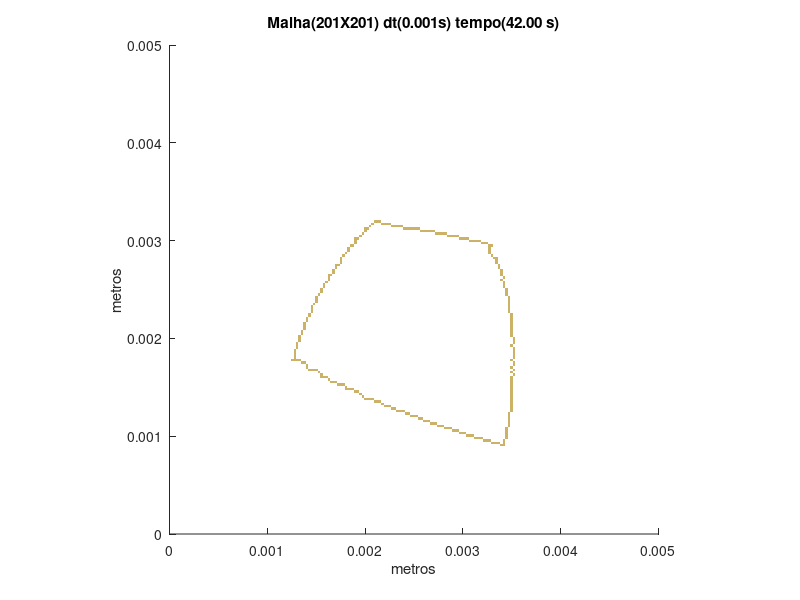

MATLAB code for this plot:
set (gca,'PlotBoxAspectRatio',[1 1 1],'Xlim',[0,0.005],'Ylim',[0,0.005])
hold on
title('Malha(201X201) dt(0.001s) tempo(42.00 s)')
hold on
ylabel('metros')
hold on
xlabel('metros')
hold on

fill([0.00338308457711443 0.00338308457711443 0.00340796019900498 0.00340796019900498],[0.000895522388059702 0.000920398009950249 0.000920398009950249 0.000895522388059702],[0.8,0.7,0.4],'LineStyle','none')

fill([0.00340796019900498 0.00340796019900498 0.00343283582089552 0.00343283582089552],[0.000895522388059702 0.000920398009950249 0.000920398009950249 0.000895522388059702],[0.8,0.7,0.4],'LineStyle','none')

fill([0.00328358208955224 0.00328358208955224 0.00330845771144279 0.00330845771144279],[0.000920398009950249 0.000945273631840796 0.000945273631840796 0.000920398009950249],[0.8,0.7,0.4],'LineStyle','none')

fill([0.00330845771144279 0.00330845771144279 0.00333333333333333 0.00333333333333333],[0.000920398009950249 0.000945273631840796 0.000945273631840796 0.000920398009950249],[0.8,0.7,0.4],'LineStyle','none')

fill([0.00333333333333333 0.00333333333333333 0.00335820895522388 0.00335820895522388],[0.000920398009950249 0.000945273631840796 0.000945273631840796 0.000920398009950249],[0.8,0.7,0.4],'LineStyle','none')

fill([0.00335820895522388 0.00335820895522388 0.00338308457711443 0.00338308457711443],[0.000920398009950249 0.000945273631840796 0.000945273631840796 0.000920398009950249],[0.8,0.7,0.4],'LineStyle','none')

fill([0.00340796019900498 0.00340796019900498 0.00343283582089552 0.00343283582089552],[0.000920398009950249 0.000945273631840796 0.000945273631840796 0.000920398009950249],[0.8,0.7,0.4],'LineStyle','none')

fill([0.0032089552238806 0.0032089552238806 0.00323383084577114 0.00323383084577114],[0.000945273631840796 0.000970149253731343 0.000970149253731343 0.000945273631840796],[0.8,0.7,0.4],'LineStyle','none')

fill([0.00323383084577114 0.00323383084577114 0.00325870646766169 0.00325870646766169],[0.000945273631840796 0.000970149253731343 0.000970149253731343 0.000945273631840796],[0.8,0.7,0.4],'LineStyle','none')

fill([0.00325870646766169 0.00325870646766169 0.00328358208955224 0.00328358208955224],[0.000945273631840796 0.000970149253731343 0.000970149253731343 0.000945273631840796],[0.8,0.7,0.4],'LineStyle','none')

fill([0.00340796019900498 0.00340796019900498 0.00343283582089552 0.00343283582089552],[0.000945273631840796 0.000970149253731343 0.000970149253731343 0.000945273631840796],[0.8,0.7,0.4],'LineStyle','none')

fill([0.00310945273631841 0.00310945273631841 0.00313432835820896 0.00313432835820896],[0.000970149253731343 0.00099502487562189 0.00099502487562189 0.000970149253731343],[0.8,0.7,0.4],'LineStyle','none')

fill([0.00313432835820896 0.00313432835820896 0.0031592039800995 0.0031592039800995],[0.000970149253731343 0.00099502487562189 0.00099502487562189 0.000970149253731343],[0.8,0.7,0.4],'LineStyle','none')

fill([0.0031592039800995 0.0031592039800995 0.00318407960199005 0.00318407960199005],[0.000970149253731343 0.00099502487562189 0.00099502487562189 0.000970149253731343],[0.8,0.7,0.4],'LineStyle','none')

fill([0.00318407960199005 0.00318407960199005 0.0032089552238806 0.0032089552238806],[0.000970149253731343 0.00099502487562189 0.00099502487562189 0.000970149253731343],[0.8,0.7,0.4],'LineStyle','none')

fill([0.00343283582089552 0.00343283582089552 0.00345771144278607 0.00345771144278607],[0.000970149253731343 0.00099502487562189 0.00099502487562189 0.000970149253731343],[0.8,0.7,0.4],'LineStyle','none')

fill([0.00303482587064677 0.00303482587064677 0.00305970149253731 0.00305970149253731],[0.00099502487562189 0.00101990049751244 0.00101990049751244 0.00099502487562189],[0.8,0.7,0.4],'LineStyle','none')

fill([0.00305970149253731 0.00305970149253731 0.00308457711442786 0.00308457711442786],[0.00099502487562189 0.00101990049751244 0.00101990049751244 0.00099502487562189],[0.8,0.7,0.4],'LineStyle','none')

fill([0.00308457711442786 0.00308457711442786 0.00310945273631841 0.00310945273631841],[0.00099502487562189 0.00101990049751244 0.00101990049751244 0.00099502487562189],[0.8,0.7,0.4],'LineStyle','none')

fill([0.00343283582089552 0.00343283582089552 0.00345771144278607 0.00345771144278607],[0.00099502487562189 0.00101990049751244 0.00101990049751244 0.00099502487562189],[0.8,0.7,0.4],'LineStyle','none')

fill([0.00296019900497512 0.00296019900497512 0.00298507462686567 0.00298507462686567],[0.00101990049751244 0.00104477611940298 0.00104477611940298 0.00101990049751244],[0.8,0.7,0.4],'LineStyle','none')

fill([0.00298507462686567 0.00298507462686567 0.00300995024875622 0.00300995024875622],[0.00101990049751244 0.00104477611940298 0.00104477611940298 0.00101990049751244],[0.8,0.7,0.4],'LineStyle','none')

fill([0.00300995024875622 0.00300995024875622 0.00303482587064677 0.00303482587064677],[0.00101990049751244 0.00104477611940298 0.00104477611940298 0.00101990049751244],[0.8,0.7,0.4],'LineStyle','none')

fill([0.00343283582089552 0.00343283582089552 0.00345771144278607 0.00345771144278607],[0.00101990049751244 0.00104477611940298 0.00104477611940298 0.00101990049751244],[0.8,0.7,0.4],'LineStyle','none')

fill([0.00288557213930348 0.00288557213930348 0.00291044776119403 0.00291044776119403],[0.00104477611940298 0.00106965174129353 0.00106965174129353 0.00104477611940298],[0.8,0.7,0.4],'LineStyle','none')

fill([0.00291044776119403 0.00291044776119403 0.00293532338308458 0.00293532338308458],[0.00104477611940298 0.00106965174129353 0.00106965174129353 0.00104477611940298],[0.8,0.7,0.4],'LineStyle','none')

fill([0.00293532338308458 0.00293532338308458 0.00296019900497512 0.00296019900497512],[0.00104477611940298 0.00106965174129353 0.00106965174129353 0.00104477611940298],[0.8,0.7,0.4],'LineStyle','none')

fill([0.00343283582089552 0.00343283582089552 0.00345771144278607 0.00345771144278607],[0.00104477611940298 0.00106965174129353 0.00106965174129353 0.00104477611940298],[0.8,0.7,0.4],'LineStyle','none')

fill([0.00281094527363184 0.00281094527363184 0.00283582089552239 0.00283582089552239],[0.00106965174129353 0.00109452736318408 0.00109452736318408 0.00106965174129353],[0.8,0.7,0.4],'LineStyle','none')

fill([0.00283582089552239 0.00283582089552239 0.00286069651741294 0.00286069651741294],[0.00106965174129353 0.00109452736318408 0.00109452736318408 0.00106965174129353],[0.8,0.7,0.4],'LineStyle','none')

fill([0.00286069651741294 0.00286069651741294 0.00288557213930348 0.00288557213930348],[0.00106965174129353 0.00109452736318408 0.00109452736318408 0.00106965174129353],[0.8,0.7,0.4],'LineStyle','none')

fill([0.00343283582089552 0.00343283582089552 0.00345771144278607 0.00345771144278607],[0.00106965174129353 0.00109452736318408 0.00109452736318408 0.00106965174129353],[0.8,0.7,0.4],'LineStyle','none')

fill([0.0027363184079602 0.0027363184079602 0.00276119402985075 0.00276119402985075],[0.00109452736318408 0.00111940298507463 0.00111940298507463 0.00109452736318408],[0.8,0.7,0.4],'LineStyle','none')

fill([0.00276119402985075 0.00276119402985075 0.00278606965174129 0.00278606965174129],[0.00109452736318408 0.00111940298507463 0.00111940298507463 0.00109452736318408],[0.8,0.7,0.4],'LineStyle','none')

fill([0.00278606965174129 0.00278606965174129 0.00281094527363184 0.00281094527363184],[0.00109452736318408 0.00111940298507463 0.00111940298507463 0.00109452736318408],[0.8,0.7,0.4],'LineStyle','none')

fill([0.00345771144278607 0.00345771144278607 0.00348258706467662 0.00348258706467662],[0.00109452736318408 0.00111940298507463 0.00111940298507463 0.00109452736318408],[0.8,0.7,0.4],'LineStyle','none')

fill([0.00266169154228856 0.00266169154228856 0.0026865671641791 0.0026865671641791],[0.00111940298507463 0.00114427860696517 0.00114427860696517 0.00111940298507463],[0.8,0.7,0.4],'LineStyle','none')

fill([0.0026865671641791 0.0026865671641791 0.00271144278606965 0.00271144278606965],[0.00111940298507463 0.00114427860696517 0.00114427860696517 0.00111940298507463],[0.8,0.7,0.4],'LineStyle','none')

fill([0.00271144278606965 0.00271144278606965 0.0027363184079602 0.0027363184079602],[0.00111940298507463 0.00114427860696517 0.00114427860696517 0.00111940298507463],[0.8,0.7,0.4],'LineStyle','none')

fill([0.00345771144278607 0.00345771144278607 0.00348258706467662 0.00348258706467662],[0.00111940298507463 0.00114427860696517 0.00114427860696517 0.00111940298507463],[0.8,0.7,0.4],'LineStyle','none')

fill([0.00258706467661692 0.00258706467661692 0.00261194029850746 0.00261194029850746],[0.00114427860696517 0.00116915422885572 0.00116915422885572 0.00114427860696517],[0.8,0.7,0.4],'LineStyle','none')

fill([0.00261194029850746 0.00261194029850746 0.00263681592039801 0.00263681592039801],[0.00114427860696517 0.00116915422885572 0.00116915422885572 0.00114427860696517],[0.8,0.7,0.4],'LineStyle','none')

fill([0.00263681592039801 0.00263681592039801 0.00266169154228856 0.00266169154228856],[0.00114427860696517 0.00116915422885572 0.00116915422885572 0.00114427860696517],[0.8,0.7,0.4],'LineStyle','none')

fill([0.00345771144278607 0.00345771144278607 0.00348258706467662 0.00348258706467662],[0.00114427860696517 0.00116915422885572 0.00116915422885572 0.00114427860696517],[0.8,0.7,0.4],'LineStyle','none')

fill([0.00253731343283582 0.00253731343283582 0.00256218905472637 0.00256218905472637],[0.00116915422885572 0.00119402985074627 0.00119402985074627 0.00116915422885572],[0.8,0.7,0.4],'LineStyle','none')

fill([0.00256218905472637 0.00256218905472637 0.00258706467661692 0.00258706467661692],[0.00116915422885572 0.00119402985074627 0.00119402985074627 0.00116915422885572],[0.8,0.7,0.4],'LineStyle','none')

fill([0.00345771144278607 0.00345771144278607 0.00348258706467662 0.00348258706467662],[0.00116915422885572 0.00119402985074627 0.00119402985074627 0.00116915422885572],[0.8,0.7,0.4],'LineStyle','none')

fill([0.00246268656716418 0.00246268656716418 0.00248756218905473 0.00248756218905473],[0.00119402985074627 0.00121890547263682 0.00121890547263682 0.00119402985074627],[0.8,0.7,0.4],'LineStyle','none')

fill([0.00248756218905473 0.00248756218905473 0.00251243781094527 0.00251243781094527],[0.00119402985074627 0.00121890547263682 0.00121890547263682 0.00119402985074627],[0.8,0.7,0.4],'LineStyle','none')

fill([0.00251243781094527 0.00251243781094527 0.00253731343283582 0.00253731343283582],[0.00119402985074627 0.00121890547263682 0.00121890547263682 0.00119402985074627],[0.8,0.7,0.4],'LineStyle','none')

fill([0.00345771144278607 0.00345771144278607 0.00348258706467662 0.00348258706467662],[0.00119402985074627 0.00121890547263682 0.00121890547263682 0.00119402985074627],[0.8,0.7,0.4],'LineStyle','none')

fill([0.00241293532338308 0.00241293532338308 0.00243781094527363 0.00243781094527363],[0.00121890547263682 0.00124378109452736 0.00124378109452736 0.00121890547263682],[0.8,0.7,0.4],'LineStyle','none')

fill([0.00243781094527363 0.00243781094527363 0.00246268656716418 0.00246268656716418],[0.00121890547263682 0.00124378109452736 0.00124378109452736 0.00121890547263682],[0.8,0.7,0.4],'LineStyle','none')

fill([0.00345771144278607 0.00345771144278607 0.00348258706467662 0.00348258706467662],[0.00121890547263682 0.00124378109452736 0.00124378109452736 0.00121890547263682],[0.8,0.7,0.4],'LineStyle','none')

fill([0.0023134328358209 0.0023134328358209 0.00233830845771144 0.00233830845771144],[0.00124378109452736 0.00126865671641791 0.00126865671641791 0.00124378109452736],[0.8,0.7,0.4],'LineStyle','none')

fill([0.00233830845771144 0.00233830845771144 0.00236318407960199 0.00236318407960199],[0.00124378109452736 0.00126865671641791 0.00126865671641791 0.00124378109452736],[0.8,0.7,0.4],'LineStyle','none')

fill([0.00236318407960199 0.00236318407960199 0.00238805970149254 0.00238805970149254],[0.00124378109452736 0.00126865671641791 0.00126865671641791 0.00124378109452736],[0.8,0.7,0.4],'LineStyle','none')

fill([0.00238805970149254 0.00238805970149254 0.00241293532338308 0.00241293532338308],[0.00124378109452736 0.00126865671641791 0.00126865671641791 0.00124378109452736],[0.8,0.7,0.4],'LineStyle','none')

fill([0.00348258706467662 0.00348258706467662 0.00350746268656716 0.00350746268656716],[0.00124378109452736 0.00126865671641791 0.00126865671641791 0.00124378109452736],[0.8,0.7,0.4],'LineStyle','none')

fill([0.0022636815920398 0.0022636815920398 0.00228855721393035 0.00228855721393035],[0.00126865671641791 0.00129353233830846 0.00129353233830846 0.00126865671641791],[0.8,0.7,0.4],'LineStyle','none')

fill([0.00228855721393035 0.00228855721393035 0.0023134328358209 0.0023134328358209],[0.00126865671641791 0.00129353233830846 0.00129353233830846 0.00126865671641791],[0.8,0.7,0.4],'LineStyle','none')

fill([0.00348258706467662 0.00348258706467662 0.00350746268656716 0.00350746268656716],[0.00126865671641791 0.00129353233830846 0.00129353233830846 0.00126865671641791],[0.8,0.7,0.4],'LineStyle','none')

fill([0.00218905472636816 0.00218905472636816 0.00221393034825871 0.00221393034825871],[0.00129353233830846 0.001318407960199 0.001318407960199 0.00129353233830846],[0.8,0.7,0.4],'LineStyle','none')

fill([0.00221393034825871 0.00221393034825871 0.00223880597014925 0.00223880597014925],[0.00129353233830846 0.001318407960199 0.001318407960199 0.00129353233830846],[0.8,0.7,0.4],'LineStyle','none')

fill([0.00223880597014925 0.00223880597014925 0.0022636815920398 0.0022636815920398],[0.00129353233830846 0.001318407960199 0.001318407960199 0.00129353233830846],[0.8,0.7,0.4],'LineStyle','none')

fill([0.00348258706467662 0.00348258706467662 0.00350746268656716 0.00350746268656716],[0.00129353233830846 0.001318407960199 0.001318407960199 0.00129353233830846],[0.8,0.7,0.4],'LineStyle','none')

fill([0.00216417910447761 0.00216417910447761 0.00218905472636816 0.00218905472636816],[0.001318407960199 0.00134328358208955 0.00134328358208955 0.001318407960199],[0.8,0.7,0.4],'LineStyle','none')

fill([0.00348258706467662 0.00348258706467662 0.00350746268656716 0.00350746268656716],[0.001318407960199 0.00134328358208955 0.00134328358208955 0.001318407960199],[0.8,0.7,0.4],'LineStyle','none')

fill([0.00208955223880597 0.00208955223880597 0.00211442786069652 0.00211442786069652],[0.00134328358208955 0.0013681592039801 0.0013681592039801 0.00134328358208955],[0.8,0.7,0.4],'LineStyle','none')

fill([0.00211442786069652 0.00211442786069652 0.00213930348258706 0.00213930348258706],[0.00134328358208955 0.0013681592039801 0.0013681592039801 0.00134328358208955],[0.8,0.7,0.4],'LineStyle','none')

fill([0.00213930348258706 0.00213930348258706 0.00216417910447761 0.00216417910447761],[0.00134328358208955 0.0013681592039801 0.0013681592039801 0.00134328358208955],[0.8,0.7,0.4],'LineStyle','none')

fill([0.00348258706467662 0.00348258706467662 0.00350746268656716 0.00350746268656716],[0.00134328358208955 0.0013681592039801 0.0013681592039801 0.00134328358208955],[0.8,0.7,0.4],'LineStyle','none')

fill([0.00199004975124378 0.00199004975124378 0.00201492537313433 0.00201492537313433],[0.0013681592039801 0.00139303482587065 0.00139303482587065 0.0013681592039801],[0.8,0.7,0.4],'LineStyle','none')

fill([0.00201492537313433 0.00201492537313433 0.00203980099502488 0.00203980099502488],[0.0013681592039801 0.00139303482587065 0.00139303482587065 0.0013681592039801],[0.8,0.7,0.4],'LineStyle','none')

fill([0.00203980099502488 0.00203980099502488 0.00206467661691542 0.00206467661691542],[0.0013681592039801 0.00139303482587065 0.00139303482587065 0.0013681592039801],[0.8,0.7,0.4],'LineStyle','none')

fill([0.00206467661691542 0.00206467661691542 0.00208955223880597 0.00208955223880597],[0.0013681592039801 0.00139303482587065 0.00139303482587065 0.0013681592039801],[0.8,0.7,0.4],'LineStyle','none')

fill([0.00348258706467662 0.00348258706467662 0.00350746268656716 0.00350746268656716],[0.0013681592039801 0.00139303482587065 0.00139303482587065 0.0013681592039801],[0.8,0.7,0.4],'LineStyle','none')

fill([0.00196517412935323 0.00196517412935323 0.00199004975124378 0.00199004975124378],[0.00139303482587065 0.00141791044776119 0.00141791044776119 0.00139303482587065],[0.8,0.7,0.4],'LineStyle','none')

fill([0.00348258706467662 0.00348258706467662 0.00350746268656716 0.00350746268656716],[0.00139303482587065 0.00141791044776119 0.00141791044776119 0.00139303482587065],[0.8,0.7,0.4],'LineStyle','none')

fill([0.00194029850746269 0.00194029850746269 0.00196517412935323 0.00196517412935323],[0.00141791044776119 0.00144278606965174 0.00144278606965174 0.00141791044776119],[0.8,0.7,0.4],'LineStyle','none')

fill([0.00348258706467662 0.00348258706467662 0.00350746268656716 0.00350746268656716],[0.00141791044776119 0.00144278606965174 0.00144278606965174 0.00141791044776119],[0.8,0.7,0.4],'LineStyle','none')

fill([0.00189054726368159 0.00189054726368159 0.00191542288557214 0.00191542288557214],[0.00144278606965174 0.00146766169154229 0.00146766169154229 0.00144278606965174],[0.8,0.7,0.4],'LineStyle','none')

fill([0.00191542288557214 0.00191542288557214 0.00194029850746269 0.00194029850746269],[0.00144278606965174 0.00146766169154229 0.00146766169154229 0.00144278606965174],[0.8,0.7,0.4],'LineStyle','none')

fill([0.00348258706467662 0.00348258706467662 0.00350746268656716 0.00350746268656716],[0.00144278606965174 0.00146766169154229 0.00146766169154229 0.00144278606965174],[0.8,0.7,0.4],'LineStyle','none')

fill([0.0017910447761194 0.0017910447761194 0.00181592039800995 0.00181592039800995],[0.00146766169154229 0.00149253731343284 0.00149253731343284 0.00146766169154229],[0.8,0.7,0.4],'LineStyle','none')

fill([0.00181592039800995 0.00181592039800995 0.0018407960199005 0.0018407960199005],[0.00146766169154229 0.00149253731343284 0.00149253731343284 0.00146766169154229],[0.8,0.7,0.4],'LineStyle','none')

fill([0.0018407960199005 0.0018407960199005 0.00186567164179104 0.00186567164179104],[0.00146766169154229 0.00149253731343284 0.00149253731343284 0.00146766169154229],[0.8,0.7,0.4],'LineStyle','none')

fill([0.00186567164179104 0.00186567164179104 0.00189054726368159 0.00189054726368159],[0.00146766169154229 0.00149253731343284 0.00149253731343284 0.00146766169154229],[0.8,0.7,0.4],'LineStyle','none')

fill([0.00348258706467662 0.00348258706467662 0.00350746268656716 0.00350746268656716],[0.00146766169154229 0.00149253731343284 0.00149253731343284 0.00146766169154229],[0.8,0.7,0.4],'LineStyle','none')

fill([0.0017910447761194 0.0017910447761194 0.00181592039800995 0.00181592039800995],[0.00149253731343284 0.00151741293532338 0.00151741293532338 0.00149253731343284],[0.8,0.7,0.4],'LineStyle','none')

fill([0.00348258706467662 0.00348258706467662 0.00350746268656716 0.00350746268656716],[0.00149253731343284 0.00151741293532338 0.00151741293532338 0.00149253731343284],[0.8,0.7,0.4],'LineStyle','none')

fill([0.00171641791044776 0.00171641791044776 0.00174129353233831 0.00174129353233831],[0.00151741293532338 0.00154228855721393 0.00154228855721393 0.00151741293532338],[0.8,0.7,0.4],'LineStyle','none')

fill([0.00174129353233831 0.00174129353233831 0.00176616915422886 0.00176616915422886],[0.00151741293532338 0.00154228855721393 0.00154228855721393 0.00151741293532338],[0.8,0.7,0.4],'LineStyle','none')

fill([0.00176616915422886 0.00176616915422886 0.0017910447761194 0.0017910447761194],[0.00151741293532338 0.00154228855721393 0.00154228855721393 0.00151741293532338],[0.8,0.7,0.4],'LineStyle','none')

fill([0.00348258706467662 0.00348258706467662 0.00350746268656716 0.00350746268656716],[0.00151741293532338 0.00154228855721393 0.00154228855721393 0.00151741293532338],[0.8,0.7,0.4],'LineStyle','none')

fill([0.00164179104477612 0.00164179104477612 0.00166666666666667 0.00166666666666667],[0.00154228855721393 0.00156716417910448 0.00156716417910448 0.00154228855721393],[0.8,0.7,0.4],'LineStyle','none')

fill([0.00166666666666667 0.00166666666666667 0.00169154228855721 0.00169154228855721],[0.00154228855721393 0.00156716417910448 0.00156716417910448 0.00154228855721393],[0.8,0.7,0.4],'LineStyle','none')

fill([0.00169154228855721 0.00169154228855721 0.00171641791044776 0.00171641791044776],[0.00154228855721393 0.00156716417910448 0.00156716417910448 0.00154228855721393],[0.8,0.7,0.4],'LineStyle','none')

fill([0.00348258706467662 0.00348258706467662 0.00350746268656716 0.00350746268656716],[0.00154228855721393 0.00156716417910448 0.00156716417910448 0.00154228855721393],[0.8,0.7,0.4],'LineStyle','none')

fill([0.00161691542288557 0.00161691542288557 0.00164179104477612 0.00164179104477612],[0.00156716417910448 0.00159203980099502 0.00159203980099502 0.00156716417910448],[0.8,0.7,0.4],'LineStyle','none')

fill([0.00348258706467662 0.00348258706467662 0.00350746268656716 0.00350746268656716],[0.00156716417910448 0.00159203980099502 0.00159203980099502 0.00156716417910448],[0.8,0.7,0.4],'LineStyle','none')

fill([0.00154228855721393 0.00154228855721393 0.00156716417910448 0.00156716417910448],[0.00159203980099502 0.00161691542288557 0.00161691542288557 0.00159203980099502],[0.8,0.7,0.4],'LineStyle','none')

fill([0.00156716417910448 0.00156716417910448 0.00159203980099502 0.00159203980099502],[0.00159203980099502 0.00161691542288557 0.00161691542288557 0.00159203980099502],[0.8,0.7,0.4],'LineStyle','none')

fill([0.00159203980099502 0.00159203980099502 0.00161691542288557 0.00161691542288557],[0.00159203980099502 0.00161691542288557 0.00161691542288557 0.00159203980099502],[0.8,0.7,0.4],'LineStyle','none')

fill([0.00348258706467662 0.00348258706467662 0.00350746268656716 0.00350746268656716],[0.00159203980099502 0.00161691542288557 0.00161691542288557 0.00159203980099502],[0.8,0.7,0.4],'LineStyle','none')

fill([0.00154228855721393 0.00154228855721393 0.00156716417910448 0.00156716417910448],[0.00161691542288557 0.00164179104477612 0.00164179104477612 0.00161691542288557],[0.8,0.7,0.4],'LineStyle','none')

fill([0.00350746268656716 0.00350746268656716 0.00353233830845771 0.00353233830845771],[0.00161691542288557 0.00164179104477612 0.00164179104477612 0.00161691542288557],[0.8,0.7,0.4],'LineStyle','none')

fill([0.00151741293532338 0.00151741293532338 0.00154228855721393 0.00154228855721393],[0.00164179104477612 0.00166666666666667 0.00166666666666667 0.00164179104477612],[0.8,0.7,0.4],'LineStyle','none')

fill([0.00348258706467662 0.00348258706467662 0.00350746268656716 0.00350746268656716],[0.00164179104477612 0.00166666666666667 0.00166666666666667 0.00164179104477612],[0.8,0.7,0.4],'LineStyle','none')

fill([0.00141791044776119 0.00141791044776119 0.00144278606965174 0.00144278606965174],[0.00166666666666667 0.00169154228855721 0.00169154228855721 0.00166666666666667],[0.8,0.7,0.4],'LineStyle','none')

fill([0.00144278606965174 0.00144278606965174 0.00146766169154229 0.00146766169154229],[0.00166666666666667 0.00169154228855721 0.00169154228855721 0.00166666666666667],[0.8,0.7,0.4],'LineStyle','none')

fill([0.00146766169154229 0.00146766169154229 0.00149253731343284 0.00149253731343284],[0.00166666666666667 0.00169154228855721 0.00169154228855721 0.00166666666666667],[0.8,0.7,0.4],'LineStyle','none')

fill([0.00149253731343284 0.00149253731343284 0.00151741293532338 0.00151741293532338],[0.00166666666666667 0.00169154228855721 0.00169154228855721 0.00166666666666667],[0.8,0.7,0.4],'LineStyle','none')

fill([0.00350746268656716 0.00350746268656716 0.00353233830845771 0.00353233830845771],[0.00166666666666667 0.00169154228855721 0.00169154228855721 0.00166666666666667],[0.8,0.7,0.4],'LineStyle','none')

fill([0.00139303482587065 0.00139303482587065 0.00141791044776119 0.00141791044776119],[0.00169154228855721 0.00171641791044776 0.00171641791044776 0.00169154228855721],[0.8,0.7,0.4],'LineStyle','none')

fill([0.00348258706467662 0.00348258706467662 0.00350746268656716 0.00350746268656716],[0.00169154228855721 0.00171641791044776 0.00171641791044776 0.00169154228855721],[0.8,0.7,0.4],'LineStyle','none')

fill([0.00139303482587065 0.00139303482587065 0.00141791044776119 0.00141791044776119],[0.00171641791044776 0.00174129353233831 0.00174129353233831 0.00171641791044776],[0.8,0.7,0.4],'LineStyle','none')

fill([0.00350746268656716 0.00350746268656716 0.00353233830845771 0.00353233830845771],[0.00171641791044776 0.00174129353233831 0.00174129353233831 0.00171641791044776],[0.8,0.7,0.4],'LineStyle','none')

fill([0.00134328358208955 0.00134328358208955 0.0013681592039801 0.0013681592039801],[0.00174129353233831 0.00176616915422886 0.00176616915422886 0.00174129353233831],[0.8,0.7,0.4],'LineStyle','none')

fill([0.0013681592039801 0.0013681592039801 0.00139303482587065 0.00139303482587065],[0.00174129353233831 0.00176616915422886 0.00176616915422886 0.00174129353233831],[0.8,0.7,0.4],'LineStyle','none')

fill([0.00350746268656716 0.00350746268656716 0.00353233830845771 0.00353233830845771],[0.00174129353233831 0.00176616915422886 0.00176616915422886 0.00174129353233831],[0.8,0.7,0.4],'LineStyle','none')

fill([0.00124378109452736 0.00124378109452736 0.00126865671641791 0.00126865671641791],[0.00176616915422886 0.0017910447761194 0.0017910447761194 0.00176616915422886],[0.8,0.7,0.4],'LineStyle','none')

fill([0.00126865671641791 0.00126865671641791 0.00129353233830846 0.00129353233830846],[0.00176616915422886 0.0017910447761194 0.0017910447761194 0.00176616915422886],[0.8,0.7,0.4],'LineStyle','none')

fill([0.00129353233830846 0.00129353233830846 0.001318407960199 0.001318407960199],[0.00176616915422886 0.0017910447761194 0.0017910447761194 0.00176616915422886],[0.8,0.7,0.4],'LineStyle','none')

fill([0.001318407960199 0.001318407960199 0.00134328358208955 0.00134328358208955],[0.00176616915422886 0.0017910447761194 0.0017910447761194 0.00176616915422886],[0.8,0.7,0.4],'LineStyle','none')

fill([0.00348258706467662 0.00348258706467662 0.00350746268656716 0.00350746268656716],[0.00176616915422886 0.0017910447761194 0.0017910447761194 0.00176616915422886],[0.8,0.7,0.4],'LineStyle','none')

fill([0.00126865671641791 0.00126865671641791 0.00129353233830846 0.00129353233830846],[0.0017910447761194 0.00181592039800995 0.00181592039800995 0.0017910447761194],[0.8,0.7,0.4],'LineStyle','none')

fill([0.00350746268656716 0.00350746268656716 0.00353233830845771 0.00353233830845771],[0.0017910447761194 0.00181592039800995 0.00181592039800995 0.0017910447761194],[0.8,0.7,0.4],'LineStyle','none')

fill([0.00126865671641791 0.00126865671641791 0.00129353233830846 0.00129353233830846],[0.00181592039800995 0.0018407960199005 0.0018407960199005 0.00181592039800995],[0.8,0.7,0.4],'LineStyle','none')

fill([0.00350746268656716 0.00350746268656716 0.00353233830845771 0.00353233830845771],[0.00181592039800995 0.0018407960199005 0.0018407960199005 0.00181592039800995],[0.8,0.7,0.4],'LineStyle','none')

fill([0.00126865671641791 0.00126865671641791 0.00129353233830846 0.00129353233830846],[0.0018407960199005 0.00186567164179104 0.00186567164179104 0.0018407960199005],[0.8,0.7,0.4],'LineStyle','none')

fill([0.00350746268656716 0.00350746268656716 0.00353233830845771 0.00353233830845771],[0.0018407960199005 0.00186567164179104 0.00186567164179104 0.0018407960199005],[0.8,0.7,0.4],'LineStyle','none')

fill([0.00126865671641791 0.00126865671641791 0.00129353233830846 0.00129353233830846],[0.00186567164179104 0.00189054726368159 0.00189054726368159 0.00186567164179104],[0.8,0.7,0.4],'LineStyle','none')

fill([0.00350746268656716 0.00350746268656716 0.00353233830845771 0.00353233830845771],[0.00186567164179104 0.00189054726368159 0.00189054726368159 0.00186567164179104],[0.8,0.7,0.4],'LineStyle','none')

fill([0.00129353233830846 0.00129353233830846 0.001318407960199 0.001318407960199],[0.00189054726368159 0.00191542288557214 0.00191542288557214 0.00189054726368159],[0.8,0.7,0.4],'LineStyle','none')

fill([0.00350746268656716 0.00350746268656716 0.00353233830845771 0.00353233830845771],[0.00189054726368159 0.00191542288557214 0.00191542288557214 0.00189054726368159],[0.8,0.7,0.4],'LineStyle','none')

fill([0.00129353233830846 0.00129353233830846 0.001318407960199 0.001318407960199],[0.00191542288557214 0.00194029850746269 0.00194029850746269 0.00191542288557214],[0.8,0.7,0.4],'LineStyle','none')

fill([0.00348258706467662 0.00348258706467662 0.00350746268656716 0.00350746268656716],[0.00191542288557214 0.00194029850746269 0.00194029850746269 0.00191542288557214],[0.8,0.7,0.4],'LineStyle','none')

fill([0.00129353233830846 0.00129353233830846 0.001318407960199 0.001318407960199],[0.00194029850746269 0.00196517412935323 0.00196517412935323 0.00194029850746269],[0.8,0.7,0.4],'LineStyle','none')

fill([0.00350746268656716 0.00350746268656716 0.00353233830845771 0.00353233830845771],[0.00194029850746269 0.00196517412935323 0.00196517412935323 0.00194029850746269],[0.8,0.7,0.4],'LineStyle','none')

fill([0.001318407960199 0.001318407960199 0.00134328358208955 0.00134328358208955],[0.00196517412935323 0.00199004975124378 0.00199004975124378 0.00196517412935323],[0.8,0.7,0.4],'LineStyle','none')

fill([0.00350746268656716 0.00350746268656716 0.00353233830845771 0.00353233830845771],[0.00196517412935323 0.00199004975124378 0.00199004975124378 0.00196517412935323],[0.8,0.7,0.4],'LineStyle','none')

fill([0.001318407960199 0.001318407960199 0.00134328358208955 0.00134328358208955],[0.00199004975124378 0.00201492537313433 0.00201492537313433 0.00199004975124378],[0.8,0.7,0.4],'LineStyle','none')

fill([0.00350746268656716 0.00350746268656716 0.00353233830845771 0.00353233830845771],[0.00199004975124378 0.00201492537313433 0.00201492537313433 0.00199004975124378],[0.8,0.7,0.4],'LineStyle','none')

fill([0.001318407960199 0.001318407960199 0.00134328358208955 0.00134328358208955],[0.00201492537313433 0.00203980099502488 0.00203980099502488 0.00201492537313433],[0.8,0.7,0.4],'LineStyle','none')

fill([0.00348258706467662 0.00348258706467662 0.00350746268656716 0.00350746268656716],[0.00201492537313433 0.00203980099502488 0.00203980099502488 0.00201492537313433],[0.8,0.7,0.4],'LineStyle','none')

fill([0.00134328358208955 0.00134328358208955 0.0013681592039801 0.0013681592039801],[0.00203980099502488 0.00206467661691542 0.00206467661691542 0.00203980099502488],[0.8,0.7,0.4],'LineStyle','none')

fill([0.00348258706467662 0.00348258706467662 0.00350746268656716 0.00350746268656716],[0.00203980099502488 0.00206467661691542 0.00206467661691542 0.00203980099502488],[0.8,0.7,0.4],'LineStyle','none')

fill([0.00134328358208955 0.00134328358208955 0.0013681592039801 0.0013681592039801],[0.00206467661691542 0.00208955223880597 0.00208955223880597 0.00206467661691542],[0.8,0.7,0.4],'LineStyle','none')

fill([0.00348258706467662 0.00348258706467662 0.00350746268656716 0.00350746268656716],[0.00206467661691542 0.00208955223880597 0.00208955223880597 0.00206467661691542],[0.8,0.7,0.4],'LineStyle','none')

fill([0.0013681592039801 0.0013681592039801 0.00139303482587065 0.00139303482587065],[0.00208955223880597 0.00211442786069652 0.00211442786069652 0.00208955223880597],[0.8,0.7,0.4],'LineStyle','none')

fill([0.00348258706467662 0.00348258706467662 0.00350746268656716 0.00350746268656716],[0.00208955223880597 0.00211442786069652 0.00211442786069652 0.00208955223880597],[0.8,0.7,0.4],'LineStyle','none')

fill([0.0013681592039801 0.0013681592039801 0.00139303482587065 0.00139303482587065],[0.00211442786069652 0.00213930348258706 0.00213930348258706 0.00211442786069652],[0.8,0.7,0.4],'LineStyle','none')

fill([0.00348258706467662 0.00348258706467662 0.00350746268656716 0.00350746268656716],[0.00211442786069652 0.00213930348258706 0.00213930348258706 0.00211442786069652],[0.8,0.7,0.4],'LineStyle','none')

fill([0.0013681592039801 0.0013681592039801 0.00139303482587065 0.00139303482587065],[0.00213930348258706 0.00216417910447761 0.00216417910447761 0.00213930348258706],[0.8,0.7,0.4],'LineStyle','none')

fill([0.00348258706467662 0.00348258706467662 0.00350746268656716 0.00350746268656716],[0.00213930348258706 0.00216417910447761 0.00216417910447761 0.00213930348258706],[0.8,0.7,0.4],'LineStyle','none')

fill([0.00139303482587065 0.00139303482587065 0.00141791044776119 0.00141791044776119],[0.00216417910447761 0.00218905472636816 0.00218905472636816 0.00216417910447761],[0.8,0.7,0.4],'LineStyle','none')

fill([0.00348258706467662 0.00348258706467662 0.00350746268656716 0.00350746268656716],[0.00216417910447761 0.00218905472636816 0.00218905472636816 0.00216417910447761],[0.8,0.7,0.4],'LineStyle','none')

fill([0.00139303482587065 0.00139303482587065 0.00141791044776119 0.00141791044776119],[0.00218905472636816 0.00221393034825871 0.00221393034825871 0.00218905472636816],[0.8,0.7,0.4],'LineStyle','none')

fill([0.00348258706467662 0.00348258706467662 0.00350746268656716 0.00350746268656716],[0.00218905472636816 0.00221393034825871 0.00221393034825871 0.00218905472636816],[0.8,0.7,0.4],'LineStyle','none')

fill([0.00141791044776119 0.00141791044776119 0.00144278606965174 0.00144278606965174],[0.00221393034825871 0.00223880597014925 0.00223880597014925 0.00221393034825871],[0.8,0.7,0.4],'LineStyle','none')

fill([0.00348258706467662 0.00348258706467662 0.00350746268656716 0.00350746268656716],[0.00221393034825871 0.00223880597014925 0.00223880597014925 0.00221393034825871],[0.8,0.7,0.4],'LineStyle','none')

fill([0.00141791044776119 0.00141791044776119 0.00144278606965174 0.00144278606965174],[0.00223880597014925 0.0022636815920398 0.0022636815920398 0.00223880597014925],[0.8,0.7,0.4],'LineStyle','none')

fill([0.00348258706467662 0.00348258706467662 0.00350746268656716 0.00350746268656716],[0.00223880597014925 0.0022636815920398 0.0022636815920398 0.00223880597014925],[0.8,0.7,0.4],'LineStyle','none')

fill([0.00144278606965174 0.00144278606965174 0.00146766169154229 0.00146766169154229],[0.0022636815920398 0.00228855721393035 0.00228855721393035 0.0022636815920398],[0.8,0.7,0.4],'LineStyle','none')

fill([0.00345771144278607 0.00345771144278607 0.00348258706467662 0.00348258706467662],[0.0022636815920398 0.00228855721393035 0.00228855721393035 0.0022636815920398],[0.8,0.7,0.4],'LineStyle','none')

fill([0.00144278606965174 0.00144278606965174 0.00146766169154229 0.00146766169154229],[0.00228855721393035 0.0023134328358209 0.0023134328358209 0.00228855721393035],[0.8,0.7,0.4],'LineStyle','none')

fill([0.00345771144278607 0.00345771144278607 0.00348258706467662 0.00348258706467662],[0.00228855721393035 0.0023134328358209 0.0023134328358209 0.00228855721393035],[0.8,0.7,0.4],'LineStyle','none')

fill([0.00144278606965174 0.00144278606965174 0.00146766169154229 0.00146766169154229],[0.0023134328358209 0.00233830845771144 0.00233830845771144 0.0023134328358209],[0.8,0.7,0.4],'LineStyle','none')

fill([0.00345771144278607 0.00345771144278607 0.00348258706467662 0.00348258706467662],[0.0023134328358209 0.00233830845771144 0.00233830845771144 0.0023134328358209],[0.8,0.7,0.4],'LineStyle','none')

fill([0.00146766169154229 0.00146766169154229 0.00149253731343284 0.00149253731343284],[0.00233830845771144 0.00236318407960199 0.00236318407960199 0.00233830845771144],[0.8,0.7,0.4],'LineStyle','none')

fill([0.00345771144278607 0.00345771144278607 0.00348258706467662 0.00348258706467662],[0.00233830845771144 0.00236318407960199 0.00236318407960199 0.00233830845771144],[0.8,0.7,0.4],'LineStyle','none')

fill([0.00149253731343284 0.00149253731343284 0.00151741293532338 0.00151741293532338],[0.00236318407960199 0.00238805970149254 0.00238805970149254 0.00236318407960199],[0.8,0.7,0.4],'LineStyle','none')

fill([0.00345771144278607 0.00345771144278607 0.00348258706467662 0.00348258706467662],[0.00236318407960199 0.00238805970149254 0.00238805970149254 0.00236318407960199],[0.8,0.7,0.4],'LineStyle','none')

fill([0.00149253731343284 0.00149253731343284 0.00151741293532338 0.00151741293532338],[0.00238805970149254 0.00241293532338308 0.00241293532338308 0.00238805970149254],[0.8,0.7,0.4],'LineStyle','none')

fill([0.00345771144278607 0.00345771144278607 0.00348258706467662 0.00348258706467662],[0.00238805970149254 0.00241293532338308 0.00241293532338308 0.00238805970149254],[0.8,0.7,0.4],'LineStyle','none')

fill([0.00149253731343284 0.00149253731343284 0.00151741293532338 0.00151741293532338],[0.00241293532338308 0.00243781094527363 0.00243781094527363 0.00241293532338308],[0.8,0.7,0.4],'LineStyle','none')

fill([0.00345771144278607 0.00345771144278607 0.00348258706467662 0.00348258706467662],[0.00241293532338308 0.00243781094527363 0.00243781094527363 0.00241293532338308],[0.8,0.7,0.4],'LineStyle','none')

fill([0.00151741293532338 0.00151741293532338 0.00154228855721393 0.00154228855721393],[0.00243781094527363 0.00246268656716418 0.00246268656716418 0.00243781094527363],[0.8,0.7,0.4],'LineStyle','none')

fill([0.00343283582089552 0.00343283582089552 0.00345771144278607 0.00345771144278607],[0.00243781094527363 0.00246268656716418 0.00246268656716418 0.00243781094527363],[0.8,0.7,0.4],'LineStyle','none')

fill([0.00154228855721393 0.00154228855721393 0.00156716417910448 0.00156716417910448],[0.00246268656716418 0.00248756218905473 0.00248756218905473 0.00246268656716418],[0.8,0.7,0.4],'LineStyle','none')

fill([0.00343283582089552 0.00343283582089552 0.00345771144278607 0.00345771144278607],[0.00246268656716418 0.00248756218905473 0.00248756218905473 0.00246268656716418],[0.8,0.7,0.4],'LineStyle','none')

fill([0.00154228855721393 0.00154228855721393 0.00156716417910448 0.00156716417910448],[0.00248756218905473 0.00251243781094527 0.00251243781094527 0.00248756218905473],[0.8,0.7,0.4],'LineStyle','none')

fill([0.00343283582089552 0.00343283582089552 0.00345771144278607 0.00345771144278607],[0.00248756218905473 0.00251243781094527 0.00251243781094527 0.00248756218905473],[0.8,0.7,0.4],'LineStyle','none')

fill([0.00156716417910448 0.00156716417910448 0.00159203980099502 0.00159203980099502],[0.00251243781094527 0.00253731343283582 0.00253731343283582 0.00251243781094527],[0.8,0.7,0.4],'LineStyle','none')

fill([0.00340796019900498 0.00340796019900498 0.00343283582089552 0.00343283582089552],[0.00251243781094527 0.00253731343283582 0.00253731343283582 0.00251243781094527],[0.8,0.7,0.4],'LineStyle','none')

fill([0.00156716417910448 0.00156716417910448 0.00159203980099502 0.00159203980099502],[0.00253731343283582 0.00256218905472637 0.00256218905472637 0.00253731343283582],[0.8,0.7,0.4],'LineStyle','none')

fill([0.00340796019900498 0.00340796019900498 0.00343283582089552 0.00343283582089552],[0.00253731343283582 0.00256218905472637 0.00256218905472637 0.00253731343283582],[0.8,0.7,0.4],'LineStyle','none')

fill([0.00159203980099502 0.00159203980099502 0.00161691542288557 0.00161691542288557],[0.00256218905472637 0.00258706467661692 0.00258706467661692 0.00256218905472637],[0.8,0.7,0.4],'LineStyle','none')

fill([0.00340796019900498 0.00340796019900498 0.00343283582089552 0.00343283582089552],[0.00256218905472637 0.00258706467661692 0.00258706467661692 0.00256218905472637],[0.8,0.7,0.4],'LineStyle','none')

fill([0.00161691542288557 0.00161691542288557 0.00164179104477612 0.00164179104477612],[0.00258706467661692 0.00261194029850746 0.00261194029850746 0.00258706467661692],[0.8,0.7,0.4],'LineStyle','none')

fill([0.00338308457711443 0.00338308457711443 0.00340796019900498 0.00340796019900498],[0.00258706467661692 0.00261194029850746 0.00261194029850746 0.00258706467661692],[0.8,0.7,0.4],'LineStyle','none')

fill([0.00161691542288557 0.00161691542288557 0.00164179104477612 0.00164179104477612],[0.00261194029850746 0.00263681592039801 0.00263681592039801 0.00261194029850746],[0.8,0.7,0.4],'LineStyle','none')

fill([0.00340796019900498 0.00340796019900498 0.00343283582089552 0.00343283582089552],[0.00261194029850746 0.00263681592039801 0.00263681592039801 0.00261194029850746],[0.8,0.7,0.4],'LineStyle','none')

fill([0.00161691542288557 0.00161691542288557 0.00164179104477612 0.00164179104477612],[0.00263681592039801 0.00266169154228856 0.00266169154228856 0.00263681592039801],[0.8,0.7,0.4],'LineStyle','none')

fill([0.00164179104477612 0.00164179104477612 0.00166666666666667 0.00166666666666667],[0.00263681592039801 0.00266169154228856 0.00266169154228856 0.00263681592039801],[0.8,0.7,0.4],'LineStyle','none')

fill([0.00338308457711443 0.00338308457711443 0.00340796019900498 0.00340796019900498],[0.00263681592039801 0.00266169154228856 0.00266169154228856 0.00263681592039801],[0.8,0.7,0.4],'LineStyle','none')

fill([0.00166666666666667 0.00166666666666667 0.00169154228855721 0.00169154228855721],[0.00266169154228856 0.0026865671641791 0.0026865671641791 0.00266169154228856],[0.8,0.7,0.4],'LineStyle','none')

fill([0.00338308457711443 0.00338308457711443 0.00340796019900498 0.00340796019900498],[0.00266169154228856 0.0026865671641791 0.0026865671641791 0.00266169154228856],[0.8,0.7,0.4],'LineStyle','none')

fill([0.00166666666666667 0.00166666666666667 0.00169154228855721 0.00169154228855721],[0.0026865671641791 0.00271144278606965 0.00271144278606965 0.0026865671641791],[0.8,0.7,0.4],'LineStyle','none')

fill([0.00338308457711443 0.00338308457711443 0.00340796019900498 0.00340796019900498],[0.0026865671641791 0.00271144278606965 0.00271144278606965 0.0026865671641791],[0.8,0.7,0.4],'LineStyle','none')

fill([0.00169154228855721 0.00169154228855721 0.00171641791044776 0.00171641791044776],[0.00271144278606965 0.0027363184079602 0.0027363184079602 0.00271144278606965],[0.8,0.7,0.4],'LineStyle','none')

fill([0.00335820895522388 0.00335820895522388 0.00338308457711443 0.00338308457711443],[0.00271144278606965 0.0027363184079602 0.0027363184079602 0.00271144278606965],[0.8,0.7,0.4],'LineStyle','none')

fill([0.00169154228855721 0.00169154228855721 0.00171641791044776 0.00171641791044776],[0.0027363184079602 0.00276119402985075 0.00276119402985075 0.0027363184079602],[0.8,0.7,0.4],'LineStyle','none')

fill([0.00171641791044776 0.00171641791044776 0.00174129353233831 0.00174129353233831],[0.0027363184079602 0.00276119402985075 0.00276119402985075 0.0027363184079602],[0.8,0.7,0.4],'LineStyle','none')

fill([0.00335820895522388 0.00335820895522388 0.00338308457711443 0.00338308457711443],[0.0027363184079602 0.00276119402985075 0.00276119402985075 0.0027363184079602],[0.8,0.7,0.4],'LineStyle','none')

fill([0.00174129353233831 0.00174129353233831 0.00176616915422886 0.00176616915422886],[0.00276119402985075 0.00278606965174129 0.00278606965174129 0.00276119402985075],[0.8,0.7,0.4],'LineStyle','none')

fill([0.00333333333333333 0.00333333333333333 0.00335820895522388 0.00335820895522388],[0.00276119402985075 0.00278606965174129 0.00278606965174129 0.00276119402985075],[0.8,0.7,0.4],'LineStyle','none')

fill([0.00174129353233831 0.00174129353233831 0.00176616915422886 0.00176616915422886],[0.00278606965174129 0.00281094527363184 0.00281094527363184 0.00278606965174129],[0.8,0.7,0.4],'LineStyle','none')

fill([0.00333333333333333 0.00333333333333333 0.00335820895522388 0.00335820895522388],[0.00278606965174129 0.00281094527363184 0.00281094527363184 0.00278606965174129],[0.8,0.7,0.4],'LineStyle','none')

fill([0.00174129353233831 0.00174129353233831 0.00176616915422886 0.00176616915422886],[0.00281094527363184 0.00283582089552239 0.00283582089552239 0.00281094527363184],[0.8,0.7,0.4],'LineStyle','none')

fill([0.00330845771144279 0.00330845771144279 0.00333333333333333 0.00333333333333333],[0.00281094527363184 0.00283582089552239 0.00283582089552239 0.00281094527363184],[0.8,0.7,0.4],'LineStyle','none')

fill([0.00333333333333333 0.00333333333333333 0.00335820895522388 0.00335820895522388],[0.00281094527363184 0.00283582089552239 0.00283582089552239 0.00281094527363184],[0.8,0.7,0.4],'LineStyle','none')

fill([0.00176616915422886 0.00176616915422886 0.0017910447761194 0.0017910447761194],[0.00283582089552239 0.00286069651741294 0.00286069651741294 0.00283582089552239],[0.8,0.7,0.4],'LineStyle','none')

fill([0.00328358208955224 0.00328358208955224 0.00330845771144279 0.00330845771144279],[0.00283582089552239 0.00286069651741294 0.00286069651741294 0.00283582089552239],[0.8,0.7,0.4],'LineStyle','none')

fill([0.0017910447761194 0.0017910447761194 0.00181592039800995 0.00181592039800995],[0.00286069651741294 0.00288557213930348 0.00288557213930348 0.00286069651741294],[0.8,0.7,0.4],'LineStyle','none')

fill([0.00325870646766169 0.00325870646766169 0.00328358208955224 0.00328358208955224],[0.00286069651741294 0.00288557213930348 0.00288557213930348 0.00286069651741294],[0.8,0.7,0.4],'LineStyle','none')

fill([0.00181592039800995 0.00181592039800995 0.0018407960199005 0.0018407960199005],[0.00288557213930348 0.00291044776119403 0.00291044776119403 0.00288557213930348],[0.8,0.7,0.4],'LineStyle','none')

fill([0.00325870646766169 0.00325870646766169 0.00328358208955224 0.00328358208955224],[0.00288557213930348 0.00291044776119403 0.00291044776119403 0.00288557213930348],[0.8,0.7,0.4],'LineStyle','none')

fill([0.00181592039800995 0.00181592039800995 0.0018407960199005 0.0018407960199005],[0.00291044776119403 0.00293532338308458 0.00293532338308458 0.00291044776119403],[0.8,0.7,0.4],'LineStyle','none')

fill([0.00325870646766169 0.00325870646766169 0.00328358208955224 0.00328358208955224],[0.00291044776119403 0.00293532338308458 0.00293532338308458 0.00291044776119403],[0.8,0.7,0.4],'LineStyle','none')

fill([0.0018407960199005 0.0018407960199005 0.00186567164179104 0.00186567164179104],[0.00293532338308458 0.00296019900497512 0.00296019900497512 0.00293532338308458],[0.8,0.7,0.4],'LineStyle','none')

fill([0.00186567164179104 0.00186567164179104 0.00189054726368159 0.00189054726368159],[0.00293532338308458 0.00296019900497512 0.00296019900497512 0.00293532338308458],[0.8,0.7,0.4],'LineStyle','none')

fill([0.00325870646766169 0.00325870646766169 0.00328358208955224 0.00328358208955224],[0.00293532338308458 0.00296019900497512 0.00296019900497512 0.00293532338308458],[0.8,0.7,0.4],'LineStyle','none')

fill([0.00328358208955224 0.00328358208955224 0.00330845771144279 0.00330845771144279],[0.00293532338308458 0.00296019900497512 0.00296019900497512 0.00293532338308458],[0.8,0.7,0.4],'LineStyle','none')

fill([0.00189054726368159 0.00189054726368159 0.00191542288557214 0.00191542288557214],[0.00296019900497512 0.00298507462686567 0.00298507462686567 0.00296019900497512],[0.8,0.7,0.4],'LineStyle','none')

fill([0.00318407960199005 0.00318407960199005 0.0032089552238806 0.0032089552238806],[0.00296019900497512 0.00298507462686567 0.00298507462686567 0.00296019900497512],[0.8,0.7,0.4],'LineStyle','none')

fill([0.0032089552238806 0.0032089552238806 0.00323383084577114 0.00323383084577114],[0.00296019900497512 0.00298507462686567 0.00298507462686567 0.00296019900497512],[0.8,0.7,0.4],'LineStyle','none')

fill([0.00323383084577114 0.00323383084577114 0.00325870646766169 0.00325870646766169],[0.00296019900497512 0.00298507462686567 0.00298507462686567 0.00296019900497512],[0.8,0.7,0.4],'LineStyle','none')

fill([0.00189054726368159 0.00189054726368159 0.00191542288557214 0.00191542288557214],[0.00298507462686567 0.00300995024875622 0.00300995024875622 0.00298507462686567],[0.8,0.7,0.4],'LineStyle','none')

fill([0.00305970149253731 0.00305970149253731 0.00308457711442786 0.00308457711442786],[0.00298507462686567 0.00300995024875622 0.00300995024875622 0.00298507462686567],[0.8,0.7,0.4],'LineStyle','none')

fill([0.00308457711442786 0.00308457711442786 0.00310945273631841 0.00310945273631841],[0.00298507462686567 0.00300995024875622 0.00300995024875622 0.00298507462686567],[0.8,0.7,0.4],'LineStyle','none')

fill([0.00310945273631841 0.00310945273631841 0.00313432835820896 0.00313432835820896],[0.00298507462686567 0.00300995024875622 0.00300995024875622 0.00298507462686567],[0.8,0.7,0.4],'LineStyle','none')

fill([0.00313432835820896 0.00313432835820896 0.0031592039800995 0.0031592039800995],[0.00298507462686567 0.00300995024875622 0.00300995024875622 0.00298507462686567],[0.8,0.7,0.4],'LineStyle','none')

fill([0.0031592039800995 0.0031592039800995 0.00318407960199005 0.00318407960199005],[0.00298507462686567 0.00300995024875622 0.00300995024875622 0.00298507462686567],[0.8,0.7,0.4],'LineStyle','none')

fill([0.00189054726368159 0.00189054726368159 0.00191542288557214 0.00191542288557214],[0.00300995024875622 0.00303482587064677 0.00303482587064677 0.00300995024875622],[0.8,0.7,0.4],'LineStyle','none')

fill([0.00191542288557214 0.00191542288557214 0.00194029850746269 0.00194029850746269],[0.00300995024875622 0.00303482587064677 0.00303482587064677 0.00300995024875622],[0.8,0.7,0.4],'LineStyle','none')

fill([0.00296019900497512 0.00296019900497512 0.00298507462686567 0.00298507462686567],[0.00300995024875622 0.00303482587064677 0.00303482587064677 0.00300995024875622],[0.8,0.7,0.4],'LineStyle','none')

fill([0.00298507462686567 0.00298507462686567 0.00300995024875622 0.00300995024875622],[0.00300995024875622 0.00303482587064677 0.00303482587064677 0.00300995024875622],[0.8,0.7,0.4],'LineStyle','none')

fill([0.00300995024875622 0.00300995024875622 0.00303482587064677 0.00303482587064677],[0.00300995024875622 0.00303482587064677 0.00303482587064677 0.00300995024875622],[0.8,0.7,0.4],'LineStyle','none')

fill([0.00303482587064677 0.00303482587064677 0.00305970149253731 0.00305970149253731],[0.00300995024875622 0.00303482587064677 0.00303482587064677 0.00300995024875622],[0.8,0.7,0.4],'LineStyle','none')

fill([0.00194029850746269 0.00194029850746269 0.00196517412935323 0.00196517412935323],[0.00303482587064677 0.00305970149253731 0.00305970149253731 0.00303482587064677],[0.8,0.7,0.4],'LineStyle','none')

fill([0.00283582089552239 0.00283582089552239 0.00286069651741294 0.00286069651741294],[0.00303482587064677 0.00305970149253731 0.00305970149253731 0.00303482587064677],[0.8,0.7,0.4],'LineStyle','none')

fill([0.00286069651741294 0.00286069651741294 0.00288557213930348 0.00288557213930348],[0.00303482587064677 0.00305970149253731 0.00305970149253731 0.00303482587064677],[0.8,0.7,0.4],'LineStyle','none')

fill([0.00288557213930348 0.00288557213930348 0.00291044776119403 0.00291044776119403],[0.00303482587064677 0.00305970149253731 0.00305970149253731 0.00303482587064677],[0.8,0.7,0.4],'LineStyle','none')

fill([0.00291044776119403 0.00291044776119403 0.00293532338308458 0.00293532338308458],[0.00303482587064677 0.00305970149253731 0.00305970149253731 0.00303482587064677],[0.8,0.7,0.4],'LineStyle','none')

fill([0.00293532338308458 0.00293532338308458 0.00296019900497512 0.00296019900497512],[0.00303482587064677 0.00305970149253731 0.00305970149253731 0.00303482587064677],[0.8,0.7,0.4],'LineStyle','none')

fill([0.00196517412935323 0.00196517412935323 0.00199004975124378 0.00199004975124378],[0.00305970149253731 0.00308457711442786 0.00308457711442786 0.00305970149253731],[0.8,0.7,0.4],'LineStyle','none')

fill([0.00271144278606965 0.00271144278606965 0.0027363184079602 0.0027363184079602],[0.00305970149253731 0.00308457711442786 0.00308457711442786 0.00305970149253731],[0.8,0.7,0.4],'LineStyle','none')

fill([0.0027363184079602 0.0027363184079602 0.00276119402985075 0.00276119402985075],[0.00305970149253731 0.00308457711442786 0.00308457711442786 0.00305970149253731],[0.8,0.7,0.4],'LineStyle','none')

fill([0.00276119402985075 0.00276119402985075 0.00278606965174129 0.00278606965174129],[0.00305970149253731 0.00308457711442786 0.00308457711442786 0.00305970149253731],[0.8,0.7,0.4],'LineStyle','none')

fill([0.00278606965174129 0.00278606965174129 0.00281094527363184 0.00281094527363184],[0.00305970149253731 0.00308457711442786 0.00308457711442786 0.00305970149253731],[0.8,0.7,0.4],'LineStyle','none')

fill([0.00281094527363184 0.00281094527363184 0.00283582089552239 0.00283582089552239],[0.00305970149253731 0.00308457711442786 0.00308457711442786 0.00305970149253731],[0.8,0.7,0.4],'LineStyle','none')

fill([0.00199004975124378 0.00199004975124378 0.00201492537313433 0.00201492537313433],[0.00308457711442786 0.00310945273631841 0.00310945273631841 0.00308457711442786],[0.8,0.7,0.4],'LineStyle','none')

fill([0.00256218905472637 0.00256218905472637 0.00258706467661692 0.00258706467661692],[0.00308457711442786 0.00310945273631841 0.00310945273631841 0.00308457711442786],[0.8,0.7,0.4],'LineStyle','none')

fill([0.00258706467661692 0.00258706467661692 0.00261194029850746 0.00261194029850746],[0.00308457711442786 0.00310945273631841 0.00310945273631841 0.00308457711442786],[0.8,0.7,0.4],'LineStyle','none')

fill([0.00261194029850746 0.00261194029850746 0.00263681592039801 0.00263681592039801],[0.00308457711442786 0.00310945273631841 0.00310945273631841 0.00308457711442786],[0.8,0.7,0.4],'LineStyle','none')

fill([0.00263681592039801 0.00263681592039801 0.00266169154228856 0.00266169154228856],[0.00308457711442786 0.00310945273631841 0.00310945273631841 0.00308457711442786],[0.8,0.7,0.4],'LineStyle','none')

fill([0.00266169154228856 0.00266169154228856 0.0026865671641791 0.0026865671641791],[0.00308457711442786 0.00310945273631841 0.00310945273631841 0.00308457711442786],[0.8,0.7,0.4],'LineStyle','none')

fill([0.0026865671641791 0.0026865671641791 0.00271144278606965 0.00271144278606965],[0.00308457711442786 0.00310945273631841 0.00310945273631841 0.00308457711442786],[0.8,0.7,0.4],'LineStyle','none')

fill([0.00199004975124378 0.00199004975124378 0.00201492537313433 0.00201492537313433],[0.00310945273631841 0.00313432835820896 0.00313432835820896 0.00310945273631841],[0.8,0.7,0.4],'LineStyle','none')

fill([0.00201492537313433 0.00201492537313433 0.00203980099502488 0.00203980099502488],[0.00310945273631841 0.00313432835820896 0.00313432835820896 0.00310945273631841],[0.8,0.7,0.4],'LineStyle','none')

fill([0.00238805970149254 0.00238805970149254 0.00241293532338308 0.00241293532338308],[0.00310945273631841 0.00313432835820896 0.00313432835820896 0.00310945273631841],[0.8,0.7,0.4],'LineStyle','none')

fill([0.00241293532338308 0.00241293532338308 0.00243781094527363 0.00243781094527363],[0.00310945273631841 0.00313432835820896 0.00313432835820896 0.00310945273631841],[0.8,0.7,0.4],'LineStyle','none')

fill([0.00243781094527363 0.00243781094527363 0.00246268656716418 0.00246268656716418],[0.00310945273631841 0.00313432835820896 0.00313432835820896 0.00310945273631841],[0.8,0.7,0.4],'LineStyle','none')

fill([0.00246268656716418 0.00246268656716418 0.00248756218905473 0.00248756218905473],[0.00310945273631841 0.00313432835820896 0.00313432835820896 0.00310945273631841],[0.8,0.7,0.4],'LineStyle','none')

fill([0.00248756218905473 0.00248756218905473 0.00251243781094527 0.00251243781094527],[0.00310945273631841 0.00313432835820896 0.00313432835820896 0.00310945273631841],[0.8,0.7,0.4],'LineStyle','none')

fill([0.00251243781094527 0.00251243781094527 0.00253731343283582 0.00253731343283582],[0.00310945273631841 0.00313432835820896 0.00313432835820896 0.00310945273631841],[0.8,0.7,0.4],'LineStyle','none')

fill([0.00253731343283582 0.00253731343283582 0.00256218905472637 0.00256218905472637],[0.00310945273631841 0.00313432835820896 0.00313432835820896 0.00310945273631841],[0.8,0.7,0.4],'LineStyle','none')

fill([0.00203980099502488 0.00203980099502488 0.00206467661691542 0.00206467661691542],[0.00313432835820896 0.0031592039800995 0.0031592039800995 0.00313432835820896],[0.8,0.7,0.4],'LineStyle','none')

fill([0.0022636815920398 0.0022636815920398 0.00228855721393035 0.00228855721393035],[0.00313432835820896 0.0031592039800995 0.0031592039800995 0.00313432835820896],[0.8,0.7,0.4],'LineStyle','none')

fill([0.00228855721393035 0.00228855721393035 0.0023134328358209 0.0023134328358209],[0.00313432835820896 0.0031592039800995 0.0031592039800995 0.00313432835820896],[0.8,0.7,0.4],'LineStyle','none')

fill([0.0023134328358209 0.0023134328358209 0.00233830845771144 0.00233830845771144],[0.00313432835820896 0.0031592039800995 0.0031592039800995 0.00313432835820896],[0.8,0.7,0.4],'LineStyle','none')

fill([0.00233830845771144 0.00233830845771144 0.00236318407960199 0.00236318407960199],[0.00313432835820896 0.0031592039800995 0.0031592039800995 0.00313432835820896],[0.8,0.7,0.4],'LineStyle','none')

fill([0.00236318407960199 0.00236318407960199 0.00238805970149254 0.00238805970149254],[0.00313432835820896 0.0031592039800995 0.0031592039800995 0.00313432835820896],[0.8,0.7,0.4],'LineStyle','none')

fill([0.00206467661691542 0.00206467661691542 0.00208955223880597 0.00208955223880597],[0.0031592039800995 0.00318407960199005 0.00318407960199005 0.0031592039800995],[0.8,0.7,0.4],'LineStyle','none')

fill([0.00216417910447761 0.00216417910447761 0.00218905472636816 0.00218905472636816],[0.0031592039800995 0.00318407960199005 0.00318407960199005 0.0031592039800995],[0.8,0.7,0.4],'LineStyle','none')

fill([0.00218905472636816 0.00218905472636816 0.00221393034825871 0.00221393034825871],[0.0031592039800995 0.00318407960199005 0.00318407960199005 0.0031592039800995],[0.8,0.7,0.4],'LineStyle','none')

fill([0.00221393034825871 0.00221393034825871 0.00223880597014925 0.00223880597014925],[0.0031592039800995 0.00318407960199005 0.00318407960199005 0.0031592039800995],[0.8,0.7,0.4],'LineStyle','none')

fill([0.00223880597014925 0.00223880597014925 0.0022636815920398 0.0022636815920398],[0.0031592039800995 0.00318407960199005 0.00318407960199005 0.0031592039800995],[0.8,0.7,0.4],'LineStyle','none')

fill([0.00208955223880597 0.00208955223880597 0.00211442786069652 0.00211442786069652],[0.00318407960199005 0.0032089552238806 0.0032089552238806 0.00318407960199005],[0.8,0.7,0.4],'LineStyle','none')

fill([0.00211442786069652 0.00211442786069652 0.00213930348258706 0.00213930348258706],[0.00318407960199005 0.0032089552238806 0.0032089552238806 0.00318407960199005],[0.8,0.7,0.4],'LineStyle','none')

fill([0.00213930348258706 0.00213930348258706 0.00216417910447761 0.00216417910447761],[0.00318407960199005 0.0032089552238806 0.0032089552238806 0.00318407960199005],[0.8,0.7,0.4],'LineStyle','none')
